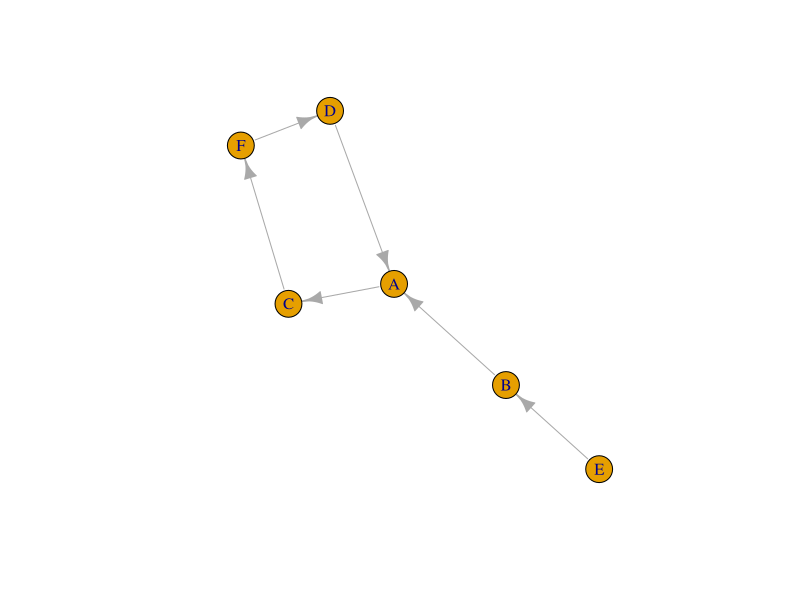

Reproduce this figure in R.
# Load igraph
library(igraph)

name1 = c('A','B','C','D','E','F')
name2 = c('C','A','F','A','B','D')
nodes = c('A', 'B', 'C', 'D', 'E', 'F')
type = factor(c(1,1,2,2,1,2))

friends = data.frame(name1, name2, type)
nodes = data.frame(nodes, type)


# Inspect the first few rows of the dataframe 'friends'
head(friends)

# Convert friends matrix to an igraph object
g <- graph_from_data_frame(d = friends, vertices = nodes, directed = TRUE)

print(vertex_attr(g))
# Make a very basic plot of the network
plot(g)

